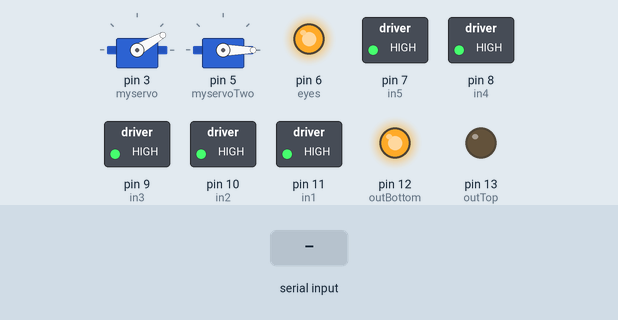
This sketch was run on a simulated Arduino Uno, built with avr-gcc and run on an emulated ATmega328P. On the bench: 2 × servo, switched loads named in the sketch (green lamp = pin HIGH), output pins drawn as LEDs (lit = HIGH). The test bench sets the inputs (shaded band).

Above: at 1.2 s.
1.3 s: "3" received over Serial
At 1.45 s:
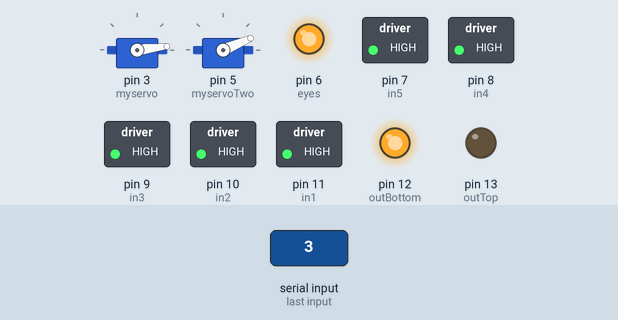
4.3 s: "1" received over Serial
At 5.2 s:
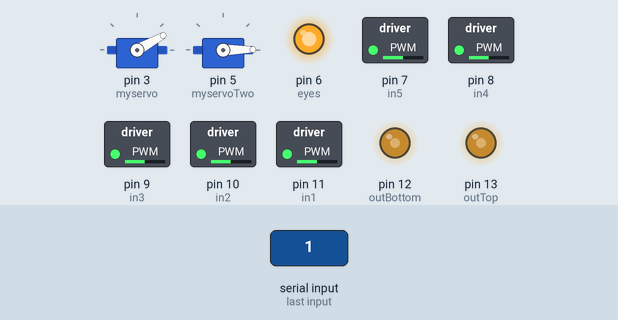
Timing chart, 0 to 11.8 s (numbered marks = the images above; inputs shaded):
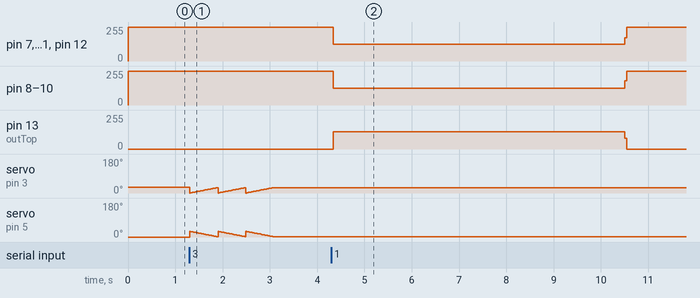

The sketch:

roboplush-twitter-arduino.ino
```cpp
#include <Servo.h>

//servos
Servo myservo;
Servo myservoTwo;
int pos1 = 0;
int pos2 = 30;
long interval = 15;
int t = 0; //iterator for servo delay
int motorSteps = 0;

//capture incoming serial data from node server
char incomingByte = 0;

//matrix
int outTop = 13;
int outBottom = 12;
int in1 = 11;
int in2 = 10;
int in3 = 9;
int in4 = 8;
int in5 = 7;

//eyes
const int eyes = 6;

void setup() {
  //eyes
   pinMode(eyes, OUTPUT);

   //matrix
   pinMode(outTop, OUTPUT);
   pinMode(outBottom, OUTPUT);
   pinMode(in1, OUTPUT);
   pinMode(in2, OUTPUT);
   pinMode(in3, OUTPUT);
   pinMode(in4, OUTPUT);
   pinMode(in5, OUTPUT);

   //servos
   myservo.attach(3);
   myservo.write(30);
   myservoTwo.attach(5);
   myservoTwo.write(0);

   //plushie starts off with neutral expression
   //and eyes on
   neutral();
   digitalWrite(eyes, HIGH);

   //start serial
   Serial.begin(9600);

}

void loop() {
  //check if serial is available
  if (Serial.available() > 0) {
    incomingByte = Serial.read();
    if(incomingByte == 49) {
      //if tag is '1'
      happy();
    }else if(incomingByte == 50) {
      //if tag is '2'
      sad();
    }else if(incomingByte == 51) {
      //if tag is '3' or something else
      for(int i = 0; i<3; i++) {
         meh();
      }
    }
  } else {
    //otherwise, neutral
    neutral();
  }
}

void neutral(){
  digitalWrite(in1, HIGH);
  digitalWrite(in2, HIGH);
  digitalWrite(in3, HIGH);
  digitalWrite(in4, HIGH);
  digitalWrite(in5, HIGH);
  digitalWrite(outTop, LOW);
  digitalWrite(outBottom, HIGH);
}

void happy(){
  for (int i = 0; i < 3000; i++) {
    digitalWrite(in1, HIGH);
    digitalWrite(in2, LOW);
    digitalWrite(in3, LOW);
    digitalWrite(in4, LOW);
    digitalWrite(in5, HIGH);
    digitalWrite(outTop, LOW);
    digitalWrite(outBottom, HIGH);
    delay(1);

    digitalWrite(in1, LOW);
    digitalWrite(in2, HIGH);
    digitalWrite(in3, HIGH);
    digitalWrite(in4, HIGH);
    digitalWrite(in5, LOW);
    digitalWrite(outTop, HIGH);
    digitalWrite(outBottom, LOW);
    delay(1);
  }
}

void sad(){
  for (int i = 0; i < 2000; i++) {
    digitalWrite(in1, HIGH);   // turn the LED on (HIGH is the voltage level)
    digitalWrite(in2, LOW);
    digitalWrite(in3, LOW);
    digitalWrite(in4, LOW);
    digitalWrite(in5, HIGH);
    digitalWrite(outTop, HIGH);
    digitalWrite(outBottom, LOW);
    delay(1);

    digitalWrite(in1, LOW);   // turn the LED on (HIGH is the voltage level)
    digitalWrite(in2, HIGH);
    digitalWrite(in3, HIGH);
    digitalWrite(in4, HIGH);
    digitalWrite(in5, LOW);
    digitalWrite(outTop, LOW);
    digitalWrite(outBottom, HIGH);
    delay(1);
  }
}

void meh(){
   digitalWrite(in1, HIGH);   // turn the LED on (HIGH is the voltage level)
   digitalWrite(in2, HIGH);
   digitalWrite(in3, HIGH);
   digitalWrite(in4, HIGH);
   digitalWrite(in5, HIGH);
   digitalWrite(outTop, LOW);
   digitalWrite(outBottom, HIGH);

   t = 0;
   motorSteps = 0;
   for (int i = 0; i < 30; i++) {
      while(motorSteps < 30) {
        pos1 = 0 + motorSteps; // servo1 from 30 to 0 degrees
        pos2 = 30 - motorSteps; // servo2 from 0 to 30 degrees

        if(t == 0){
          myservo.write(pos1);
          myservoTwo.write(pos2);
          motorSteps = motorSteps +1;
        }

        t = (t+1) % 10;
       delay(2);
      }
   }
}
```

Measured:
- after the input at 1.3 s, servo on pin 3 (myservo): ramps from 0° to 29° and jumps back, once every 0.59 s; servo on pin 5 (myservoTwo): ramps from 30° to 1° and jumps back, once every 0.59 s
- after the input at 4.3 s, pin 7 (in5), pin 11 (in1), pin 12 (outBottom): 255/255 → 127/255 after 0.05 s, → 255/255 6.2 s later; pin 8 (in4), pin 9 (in3), pin 10 (in2): 255/255 → 125/255 after 0.05 s, → 255/255 6.2 s later; pin 13 (outTop): 0/255 → 128/255 after 0.05 s, → 0/255 6.2 s later
